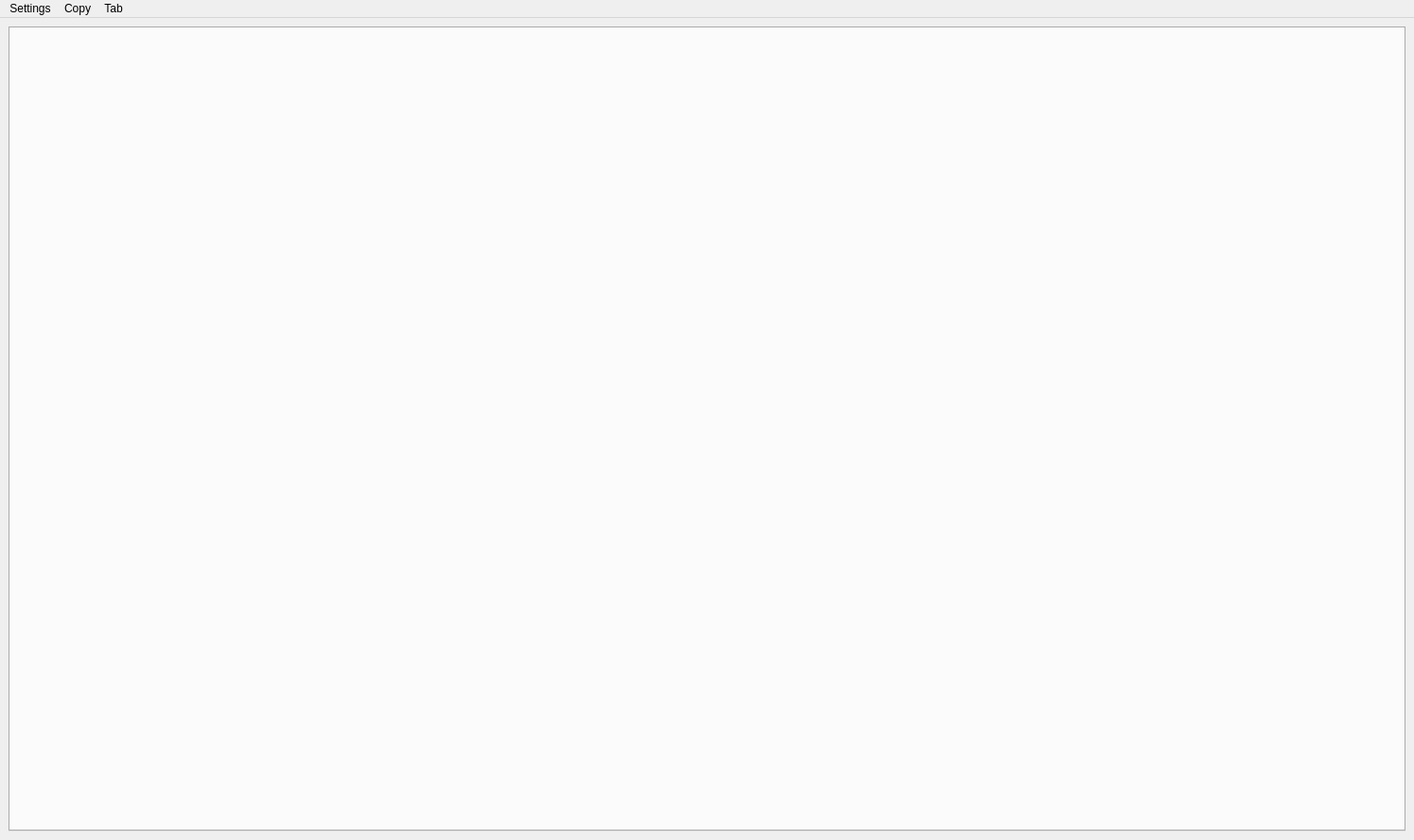
<?xml version="1.0" encoding="UTF-8"?>
<ui version="4.0">
 <class>main_window</class>
 <widget class="QMainWindow" name="main_window">
  <property name="windowModality">
   <enum>Qt::NonModal</enum>
  </property>
  <property name="enabled">
   <bool>true</bool>
  </property>
  <property name="geometry">
   <rect>
    <x>0</x>
    <y>0</y>
    <width>1494</width>
    <height>888</height>
   </rect>
  </property>
  <property name="sizePolicy">
   <sizepolicy hsizetype="Preferred" vsizetype="Preferred">
    <horstretch>0</horstretch>
    <verstretch>0</verstretch>
   </sizepolicy>
  </property>
  <property name="minimumSize">
   <size>
    <width>400</width>
    <height>350</height>
   </size>
  </property>
  <property name="maximumSize">
   <size>
    <width>16777215</width>
    <height>16777215</height>
   </size>
  </property>
  <property name="font">
   <font>
    <family>Courier New</family>
   </font>
  </property>
  <property name="cursor">
   <cursorShape>ArrowCursor</cursorShape>
  </property>
  <property name="windowTitle">
   <string>CASPy</string>
  </property>
  <property name="windowIcon">
   <iconset>
    <normaloff>../../images/logo.png</normaloff>../../images/logo.png</iconset>
  </property>
  <property name="autoFillBackground">
   <bool>false</bool>
  </property>
  <property name="styleSheet">
   <string notr="true">QSplitter::handle {background: rgb(255, 255, 255)}</string>
  </property>
  <property name="tabShape">
   <enum>QTabWidget::Rounded</enum>
  </property>
  <property name="dockOptions">
   <set>QMainWindow::AllowTabbedDocks|QMainWindow::AnimatedDocks</set>
  </property>
  <property name="unifiedTitleAndToolBarOnMac">
   <bool>false</bool>
  </property>
  <widget class="QWidget" name="centralwidget">
   <property name="sizePolicy">
    <sizepolicy hsizetype="Fixed" vsizetype="Fixed">
     <horstretch>0</horstretch>
     <verstretch>0</verstretch>
    </sizepolicy>
   </property>
   <property name="font">
    <font>
     <family>Courier New</family>
    </font>
   </property>
   <layout class="QGridLayout" name="gridLayout">
    <item row="0" column="0">
     <widget class="QTabWidget" name="tab_manager">
      <property name="sizePolicy">
       <sizepolicy hsizetype="Preferred" vsizetype="Preferred">
        <horstretch>0</horstretch>
        <verstretch>0</verstretch>
       </sizepolicy>
      </property>
      <property name="minimumSize">
       <size>
        <width>0</width>
        <height>0</height>
       </size>
      </property>
      <property name="font">
       <font>
        <family>Courier New</family>
       </font>
      </property>
      <property name="styleSheet">
       <string notr="true"/>
      </property>
      <property name="currentIndex">
       <number>-1</number>
      </property>
     </widget>
    </item>
   </layout>
  </widget>
  <widget class="QMenuBar" name="menubar">
   <property name="geometry">
    <rect>
     <x>0</x>
     <y>0</y>
     <width>1494</width>
     <height>21</height>
    </rect>
   </property>
   <property name="font">
    <font>
     <family>Segoe UI</family>
    </font>
   </property>
   <property name="styleSheet">
    <string notr="true"/>
   </property>
   <property name="defaultUp">
    <bool>false</bool>
   </property>
   <widget class="QMenu" name="menu_copy">
    <property name="title">
     <string>Copy</string>
    </property>
    <addaction name="action_copy_exact_ans"/>
    <addaction name="action_copy_approximate_answer"/>
   </widget>
   <widget class="QMenu" name="menu_tab">
    <property name="title">
     <string>Tab</string>
    </property>
    <addaction name="actionNext_Tab"/>
    <addaction name="actionPrevious_Tab"/>
   </widget>
   <widget class="QMenu" name="menu_settings">
    <property name="tearOffEnabled">
     <bool>false</bool>
    </property>
    <property name="title">
     <string>Settings</string>
    </property>
    <widget class="QMenu" name="menu_output_type">
     <property name="toolTip">
      <string>What format will the output be displayed</string>
     </property>
     <property name="title">
      <string>Output Type</string>
     </property>
     <addaction name="action_pretty"/>
     <addaction name="action_latex"/>
     <addaction name="action_normal"/>
    </widget>
    <addaction name="action_unicode"/>
    <addaction name="action_linewrap"/>
    <addaction name="menu_output_type"/>
    <addaction name="separator"/>
    <addaction name="action_scientific_notation"/>
    <addaction name="action_accuracy"/>
    <addaction name="separator"/>
    <addaction name="action_tab_list"/>
    <addaction name="separator"/>
    <addaction name="action_use_latex"/>
    <addaction name="action_latex_fs"/>
   </widget>
   <addaction name="menu_settings"/>
   <addaction name="menu_copy"/>
   <addaction name="menu_tab"/>
  </widget>
  <action name="action_copy_exact_ans">
   <property name="enabled">
    <bool>true</bool>
   </property>
   <property name="text">
    <string>Copy Exact Answer</string>
   </property>
   <property name="shortcut">
    <string>Alt+E</string>
   </property>
  </action>
  <action name="actionPrevious_Tab">
   <property name="enabled">
    <bool>true</bool>
   </property>
   <property name="text">
    <string>Previous Tab</string>
   </property>
   <property name="shortcut">
    <string>Alt+Left</string>
   </property>
  </action>
  <action name="about">
   <property name="text">
    <string>About</string>
   </property>
  </action>
  <action name="actionNew_Window">
   <property name="text">
    <string>New Window</string>
   </property>
  </action>
  <action name="action_unicode">
   <property name="checkable">
    <bool>true</bool>
   </property>
   <property name="text">
    <string>Use Unicode</string>
   </property>
   <property name="shortcut">
    <string>Ctrl+U</string>
   </property>
  </action>
  <action name="actionNext_Tab">
   <property name="checkable">
    <bool>false</bool>
   </property>
   <property name="enabled">
    <bool>true</bool>
   </property>
   <property name="text">
    <string>Next Tab</string>
   </property>
   <property name="shortcut">
    <string>Alt+Right</string>
   </property>
  </action>
  <action name="action_linewrap">
   <property name="checkable">
    <bool>true</bool>
   </property>
   <property name="text">
    <string>Linewrap</string>
   </property>
   <property name="shortcut">
    <string>Ctrl+L</string>
   </property>
  </action>
  <action name="action_scientific_notation">
   <property name="checkable">
    <bool>true</bool>
   </property>
   <property name="text">
    <string>Scientific Notation</string>
   </property>
   <property name="shortcut">
    <string>Ctrl+N</string>
   </property>
  </action>
  <action name="action_accuracy">
   <property name="checkable">
    <bool>false</bool>
   </property>
   <property name="text">
    <string>Accuracy</string>
   </property>
   <property name="shortcut">
    <string>Ctrl+Shift+A</string>
   </property>
  </action>
  <action name="actionClear_Shell">
   <property name="text">
    <string>Clear Shell</string>
   </property>
   <property name="shortcut">
    <string>Ctrl+Shift+C</string>
   </property>
  </action>
  <action name="action_copy_approximate_answer">
   <property name="text">
    <string>Copy Approximate Answer</string>
   </property>
   <property name="shortcut">
    <string>Alt+A</string>
   </property>
  </action>
  <action name="action_pretty">
   <property name="checkable">
    <bool>true</bool>
   </property>
   <property name="checked">
    <bool>true</bool>
   </property>
   <property name="text">
    <string>Pretty</string>
   </property>
   <property name="toolTip">
    <string>Pretty Print</string>
   </property>
   <property name="shortcut">
    <string>Ctrl+1</string>
   </property>
  </action>
  <action name="action_latex">
   <property name="checkable">
    <bool>true</bool>
   </property>
   <property name="text">
    <string>Latex</string>
   </property>
   <property name="shortcut">
    <string>Ctrl+2</string>
   </property>
  </action>
  <action name="action_normal">
   <property name="checkable">
    <bool>true</bool>
   </property>
   <property name="text">
    <string>Normal</string>
   </property>
   <property name="toolTip">
    <string>Normal - No special format</string>
   </property>
   <property name="shortcut">
    <string>Ctrl+3</string>
   </property>
  </action>
  <action name="actionExact_Answer">
   <property name="text">
    <string>Exact Answer</string>
   </property>
   <property name="shortcut">
    <string>Alt+E</string>
   </property>
  </action>
  <action name="actionApproximate_Answer">
   <property name="text">
    <string>Approximate Answer</string>
   </property>
   <property name="shortcut">
    <string>Alt+A</string>
   </property>
  </action>
  <action name="actionClear_Thread">
   <property name="enabled">
    <bool>true</bool>
   </property>
   <property name="text">
    <string>Clear Thread</string>
   </property>
   <property name="visible">
    <bool>true</bool>
   </property>
  </action>
  <action name="action_tab_list">
   <property name="text">
    <string>Tab List</string>
   </property>
   <property name="shortcut">
    <string>Ctrl+T</string>
   </property>
  </action>
  <action name="actionLaTeX_resolution">
   <property name="text">
    <string>LaTeX resolution</string>
   </property>
  </action>
  <action name="action_use_latex">
   <property name="checkable">
    <bool>true</bool>
   </property>
   <property name="text">
    <string>Use LaTeX renderer</string>
   </property>
   <property name="shortcut">
    <string>Ctrl+Shift+R</string>
   </property>
  </action>
  <action name="action_latex_fs">
   <property name="text">
    <string>LaTeX font-size</string>
   </property>
   <property name="shortcut">
    <string>Ctrl+R</string>
   </property>
  </action>
 </widget>
 <resources/>
 <connections/>
</ui>
